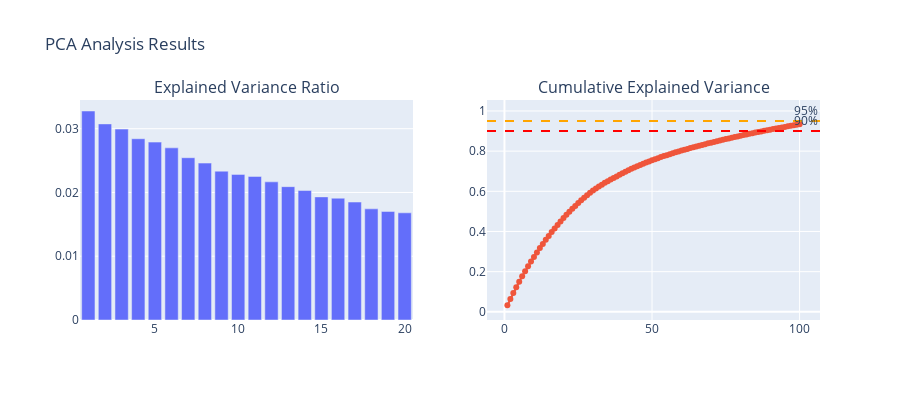

Source (notebook cell):
### Code cell
# Visualize PCA results
fig = make_subplots(
    rows=1, cols=2,
    subplot_titles=['Explained Variance Ratio', 'Cumulative Explained Variance']
)

# Individual explained variance
fig.add_trace(
    go.Bar(x=list(range(1, 21)), y=pca.explained_variance_ratio_[:20],
           name='Individual Variance'),
    row=1, col=1
)

# Cumulative explained variance
fig.add_trace(
    go.Scatter(x=list(range(1, 101)), y=cumsum_variance[:100],
               mode='lines+markers', name='Cumulative Variance'),
    row=1, col=2
)

# Add reference lines
fig.add_hline(y=0.90, line_dash="dash", line_color="red", 
              annotation_text="90%", row=1, col=2)
fig.add_hline(y=0.95, line_dash="dash", line_color="orange", 
              annotation_text="95%", row=1, col=2)

fig.update_layout(
    title_text="PCA Analysis Results",
    height=400,
    showlegend=False
)

fig.show()

### Figure 1 — Plotly figure (JSON) as saved in the notebook; plotly's stock layout.template omitted (floating-point values rounded to 4 significant figures)
{"data": [{"name": "Individual Variance", "type": "bar", "x": [1, 2, 3, 4, 5, 6, 7, 8, 9, 10, 11, 12, 13, 14, 15, 16, 17, 18, 19, 20], "xaxis": "x", "y": [0.03277, 0.03075, 0.02994, 0.02842, 0.02789, 0.02699, 0.02545, 0.02461, 0.02334, 0.02284, 0.02252, 0.02166, 0.02091, 0.0203, 0.01931, 0.0191, 0.0185, 0.01743, 0.01703, 0.01681], "yaxis": "y"}, {"mode": "lines+markers", "name": "Cumulative Variance", "type": "scatter", "x": [1, 2, 3, 4, 5, 6, 7, 8, 9, 10, 11, 12, 13, 14, 15, 16, 17, 18, 19, 20, 21, 22, 23, 24, 25, 26, 27, 28, 29, 30, 31, 32, 33, 34, 35, 36, 37, 38, 39, 40, 41, 42, 43, 44, 45, 46, 47, 48, 49, 50, 51, 52, 53, 54, 55, 56, 57, 58, 59, 60, 61, 62, 63, 64, 65, 66, 67, 68, 69, 70, 71, 72, 73, 74, 75, 76, 77, 78, 79, 80, 81, 82, 83, 84, 85, 86, 87, 88, 89, 90, 91, 92, 93, 94, 95, 96, 97, 98, 99, 100], "xaxis": "x2", "y": [0.03277, 0.06353, 0.09346, 0.1219, 0.1498, 0.1768, 0.2022, 0.2268, 0.2502, 0.273, 0.2955, 0.3172, 0.3381, 0.3584, 0.3777, 0.3968, 0.4153, 0.4327, 0.4498, 0.4666, 0.4827, 0.4981, 0.5128, 0.5274, 0.5413, 0.5549, 0.5682, 0.5806, 0.5925, 0.6035, 0.6143, 0.6239, 0.6331, 0.642, 0.6503, 0.6584, 0.6665, 0.6743, 0.6818, 0.6894, 0.697, 0.7044, 0.7117, 0.7185, 0.7249, 0.7313, 0.7374, 0.7432, 0.7488, 0.7544, 0.7598, 0.7651, 0.7702, 0.7752, 0.78, 0.7848, 0.7895, 0.794, 0.7985, 0.8028, 0.8071, 0.8112, 0.8153, 0.8193, 0.8232, 0.8272, 0.831, 0.8349, 0.8386, 0.8423, 0.846, 0.8496, 0.8531, 0.8566, 0.8601, 0.8635, 0.8668, 0.8702, 0.8734, 0.8766, 0.8798, 0.883, 0.8861, 0.8892, 0.8922, 0.8952, 0.8982, 0.9011, 0.9041, 0.9069, 0.9097, 0.9126, 0.9153, 0.9181, 0.9207, 0.9234, 0.926, 0.9286, 0.9312, 0.9337], "yaxis": "y2"}], "layout": {"annotations": [{"font": {"size": 16}, "showarrow": false, "text": "Explained Variance Ratio", "x": 0.225, "xanchor": "center", "xref": "paper", "y": 1, "yanchor": "bottom", "yref": "paper"}, {"font": {"size": 16}, "showarrow": false, "text": "Cumulative Explained Variance", "x": 0.775, "xanchor": "center", "xref": "paper", "y": 1, "yanchor": "bottom", "yref": "paper"}, {"showarrow": false, "text": "90%", "x": 1, "xanchor": "right", "xref": "x2 domain", "y": 0.9, "yanchor": "bottom", "yref": "y2"}, {"showarrow": false, "text": "95%", "x": 1, "xanchor": "right", "xref": "x2 domain", "y": 0.95, "yanchor": "bottom", "yref": "y2"}], "height": 400, "shapes": [{"line": {"color": "red", "dash": "dash"}, "type": "line", "x0": 0, "x1": 1, "xref": "x2 domain", "y0": 0.9, "y1": 0.9, "yref": "y2"}, {"line": {"color": "orange", "dash": "dash"}, "type": "line", "x0": 0, "x1": 1, "xref": "x2 domain", "y0": 0.95, "y1": 0.95, "yref": "y2"}], "showlegend": false, "title": {"text": "PCA Analysis Results"}, "xaxis": {"anchor": "y", "domain": [0, 0.45]}, "xaxis2": {"anchor": "y2", "domain": [0.55, 1]}, "yaxis": {"anchor": "x", "domain": [0, 1]}, "yaxis2": {"anchor": "x2", "domain": [0, 1]}}}
